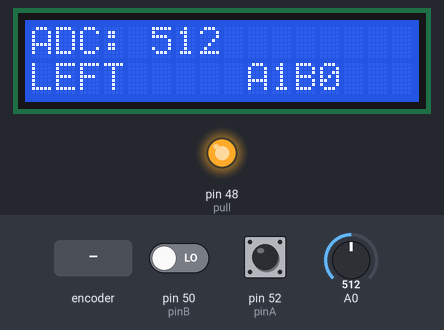
This sketch was run on a simulated Arduino Mega 2560, built with avr-gcc and run on an emulated ATmega2560. Parts: 16×2 character LCD, output pins drawn as LEDs (lit = HIGH). The test bench sets the inputs (shaded band); at power-on: A0 = 512, pin 50 (pinB) LOW, pin 52 (pinA) HIGH.

Above: at 1.2 s.
1.3 s: A0 set to 560
At 2.5 s:
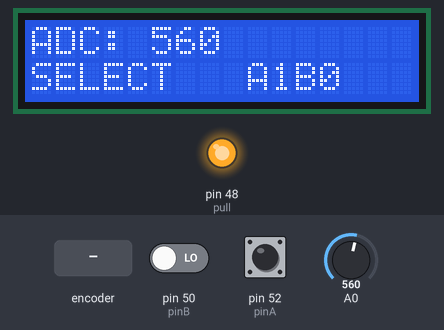
2.8 s: A0 set to 390
At 3.9 s:
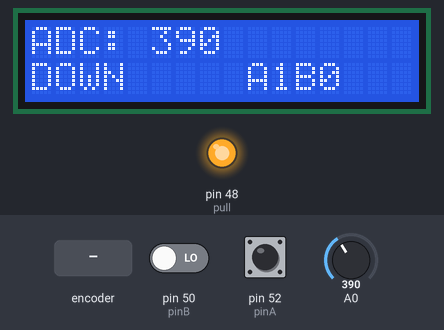
4.3 s: A0 set to 40
At 5.0 s:
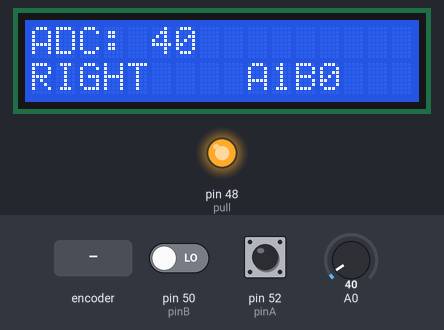
5.8 s: A0 set to 900
At 6.1 s:
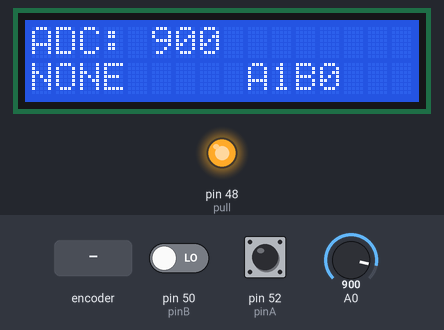
7.3 s: rotary encoder on pin 52 (pinA) / pin 50 (pinB) turned 3 steps (first pin leading)
At 9.0 s:
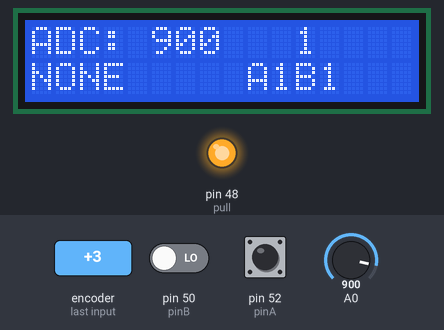
9.4 s: rotary encoder on pin 52 (pinA) / pin 50 (pinB) turned 1 step (first pin leading)
At 10.4 s:
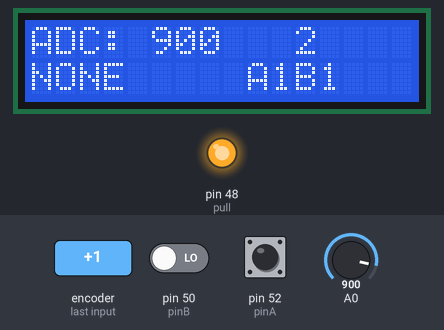
Timing chart, 0 to 12.1 s (numbered marks = the images above; inputs shaded):
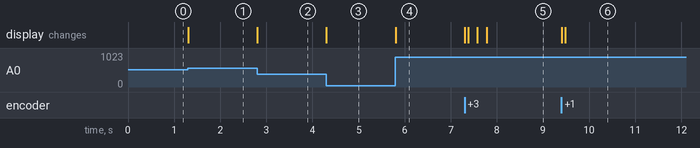

Measured:
- after the input at 1.3 s, the display: changes at once (image 1)
- after the input at 2.8 s, the display: changes at once (image 2)
- after the input at 4.3 s, the display: changes at once (image 3)
- after the input at 5.8 s, the display: changes at once (image 4)
- after the input at 7.3 s, the display: first changes at once (image 5 shows a later state)
- after the input at 9.4 s, the display: first changes at once (image 6 shows a later state)

The sketch:

encoder_lcd.ino
```cpp
//Sample using LiquidCrystal library
#include <LiquidCrystal.h>

/*******************************************************

This program will test the LCD panel and the buttons
Mark Bramwell, July 2010

********************************************************/

// select the pins used on the LCD panel
LiquidCrystal lcd(8, 9, 4, 5, 6, 7);

// define some values used by the panel and buttons
int lcd_key, encA, encA_prev, encB     = 0;
unsigned int adc_key_in, adc_prev, enc_val, enc_val_prev  = 0;
#define btnRIGHT  0
#define btnUP     1
#define btnDOWN   2
#define btnLEFT   3
#define btnSELECT 4
#define btnNONE   5

//encoder pins
#define pinA 52
#define pinB 50
#define pull 48

// read the buttons
int read_LCD_buttons()
{
 adc_key_in = analogRead(0);      // read the value from the sensor
 // my buttons when read are centered at these valies: 0, 144, 329, 504, 741
 // we add approx 50 to those values and check to see if we are close
 if (adc_key_in != adc_prev) {
 lcd.setCursor(5,0);
 lcd.print("    ");
 lcd.setCursor(5,0);
 lcd.print(adc_key_in);
 }

 adc_prev = adc_key_in;
 if (adc_key_in > 1000) return btnNONE;
 if (adc_key_in < 50)   return btnRIGHT;  //0
 if (adc_key_in < 200)  return btnUP; //99
 if (adc_key_in < 400)  return btnDOWN; //255
 if (adc_key_in < 550)  return btnLEFT; //407
 if (adc_key_in < 800)  return btnSELECT;  //639

 return btnNONE;  // when all others fail, return this...
}

void setup()
{
 lcd.begin(16, 2);              // start the library
 lcd.setCursor(0,0);
 lcd.print("ADC:"); // print a simple message

 // encoder pins
 pinMode(pinA, INPUT);
 pinMode(pinB, INPUT);
 pinMode(pull, OUTPUT);
 digitalWrite(pull, 1);
}

void loop()
{
 lcd.setCursor(9,1);            // move cursor to second line "1" and 9 spaces over
 //lcd.print(millis()/1000);      // display seconds elapsed since power-up
 encA = digitalRead(pinA);
 encB = digitalRead(pinB);
 lcd.print("A");
 lcd.print(encA);
 lcd.print("B");
 lcd.print(encB);
 if ((!encA) && (encA_prev)) {
   if (encB) {
     enc_val++;
   } else {
     enc_val--;
   }
 }
 encA_prev = encA;
 if (enc_val != enc_val_prev) {
   lcd.setCursor(11,0);
   lcd.print("     ");
   lcd.setCursor(11,0);
   lcd.print(enc_val);
   enc_val_prev = enc_val;
 }

 lcd_key = read_LCD_buttons();  // read the buttons
 lcd.setCursor(0,1);            // move to the begining of the second line
 switch (lcd_key)               // depending on which button was pushed, we perform an action
 {
   case btnRIGHT:
     {
     lcd.print("RIGHT ");
     break;
     }
   case btnLEFT:
     {
     lcd.print("LEFT   ");
     break;
     }
   case btnUP:
     {
     break;
     }
   case btnDOWN:
     {
     lcd.print("DOWN  ");
     break;
     }
   case btnSELECT:
     {
     lcd.print("SELECT");
     break;
     }
     case btnNONE:
     {
     lcd.print("NONE  ");
     break;
     }
 }

}
```
